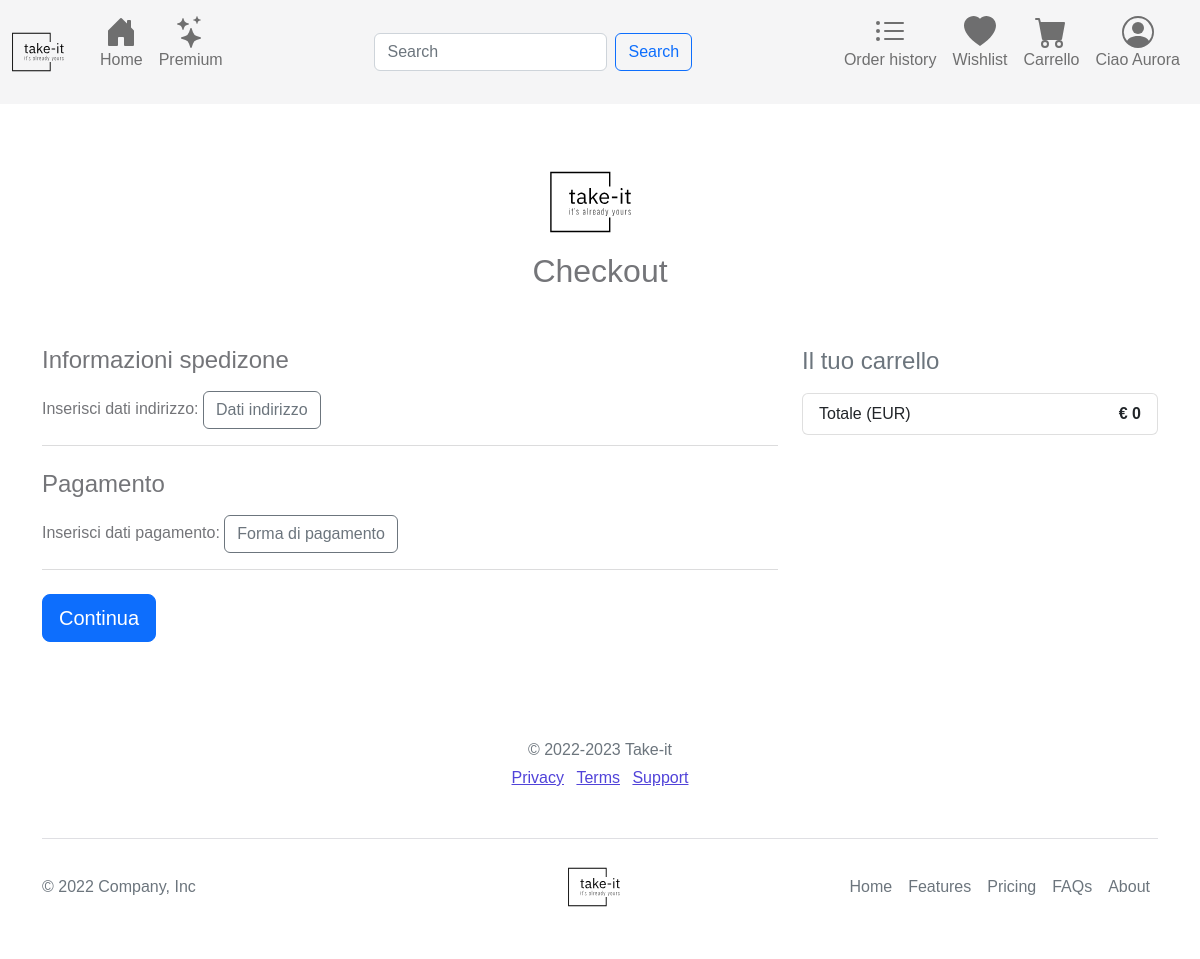
The app's page /checkout.php (signed in), older data.
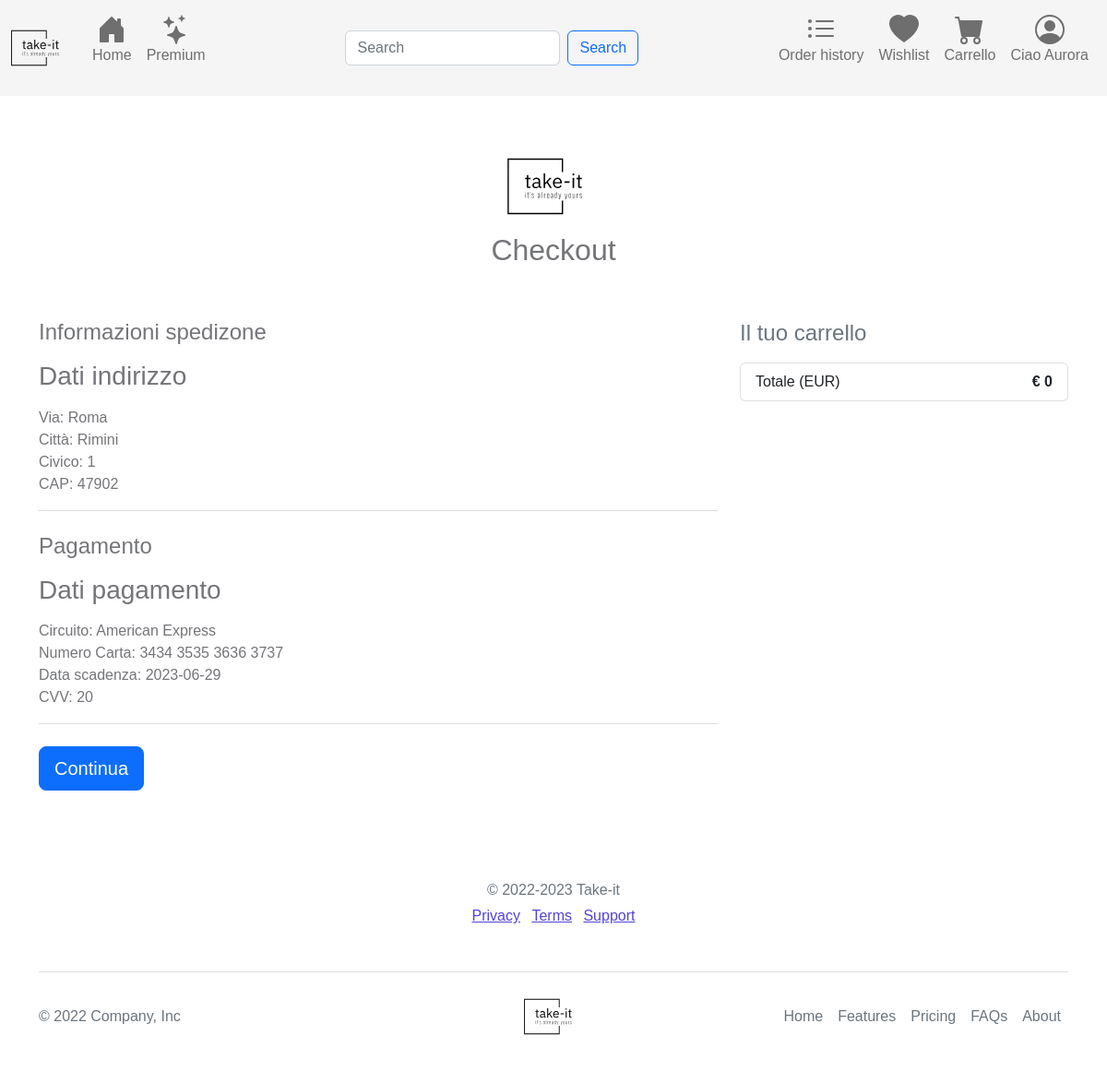
The same page, newer data.
### tables this page shows
CREATE TABLE IF NOT EXISTS `Indirizzo` (
  `Id` int(11) NOT NULL AUTO_INCREMENT,
  `Via` varchar(100) NOT NULL,
  `Numero_civico` int(5) NOT NULL,
  `Citta` varchar(50) NOT NULL,
  `CAP` int(5) NOT NULL,
  `Status` int(4) NOT NULL,
  `Timestamp` timestamp NOT NULL DEFAULT current_timestamp(),
  PRIMARY KEY (`Id`)
);

CREATE TABLE IF NOT EXISTS `Forma_di_pagamento` (
  `Id` int(11) NOT NULL AUTO_INCREMENT,
  `Circuito` varchar(20) NOT NULL,
  `Numero_carta` varchar(20) NOT NULL,
  `Data_scadenza` varchar(20) NOT NULL,
  `CVV` int(3) NOT NULL,
  `Tipo_di_pagamento` int(10) NOT NULL,
  `Utente_id` int(11) NOT NULL,
  `Status` int(11) NOT NULL,
  `Timestamp` timestamp NOT NULL DEFAULT current_timestamp(),
  PRIMARY KEY (`Id`),
  KEY `Utente_id` (`Utente_id`)
);

### checkout.php (called while the page is built, shortened)
<?php
include("./src/classes/Dbh.php");
require './templates/views/form/checkout.php';
require_once("./templates/base.php");

### src/classes/Dbh.php (called while the page is built, shortened)
<?php
include("./src/utility/UtilsFunctions.php");
include("./src/classes/Session.php");
class Dbh
{
    protected mysqli $connection;
    public function __construct($dbhost = 'localhost', $dbuser = 'root', $dbpass = '', $dbname = 'e-commerce', $charset = 'utf8')
    {
        try {
            $this->connection = new mysqli($dbhost, $dbuser, $dbpass, $dbname);
            $this->connection->set_charset($charset);
        } catch (Exception $e) {
            echo "[Dbh:26] Sono qui";
            echo "Connection failed: " . mysqli_connect_error();
        }
    }
    public function execute($sql, ...$params): array|int|string
    {
        $types = "";
        if ($stmt = $this->connection->prepare($sql)) {
            if (!$stmt->execute()) {
                return "Execute failed: (" . $stmt->errno . ") " . $stmt->error;
            }
            if ($stmt->errno == 0) {
                $result = $stmt->get_result();
                return $result->fetch_all(MYSQLI_ASSOC);
            } else {
                return "Errore" . $stmt->errno;
            }
        } else {
            return 'Unable to prepare MySQL statement (check your syntax) - ' . $this->connection->error;
        }
    }
    public function getRecord(string $tableName, string $where): mixed
    {
        $response = $this->execute("SELECT * FROM `$tableName` WHERE $where");
        return !empty($response) && $response[0] !== null
            ? $response[0]
            : null;
    }
}

### src/classes/Session.php (called while the page is built, shortened)
<?php
class Session extends Dbh
{
    private readonly int $id;
    public function __construct($id)
    {
        $this->id = $id;
        $this->init();
    }
    private function init()
    {
        if ($this->checkSessionId($this->id)) {
            $claimType = $this->getClaimTypeFromId($this->id);
        }
    }
    public function checkSessionId($id): bool
    {
        if (isset($id)) {
            $response = parent::execute("SELECT * FROM `Utente` WHERE `Id` = '$id' ");
            if (is_int($response[0]["Id"])) {
                $this->setSessionUser($response[0]);
                $user = $this->getCurrentUser();
                return $user[ID] > 0 && $user["Id"] == $id;
            }
        }
        return false;
    }
    public function setSessionUser($params): void
    {
        $_SESSION[CARRELLO_ID] = $this->getUserCartIdFromDb() !== null && $this->getUserCartIdFromDb() !== CARRELLO_UNSET
            ? $this->getUserCartIdFromDb()
            : $this->bindCartWithUser();
        $_SESSION[RACCOLTA_ID] = $this->getUserCollectionIdFromDb() !== null && $this->getUserCartIdFromDb() !== RACCOLTA_UNSET
            ? $this->getUserCollectionIdFromDb()
            : $this->generateCollectionRecord();
    }
    public function getCurrentUser(): array|int
    {
        return [
            ID => $_SESSION[ID],
            NOME => $_SESSION[NOME],
            COGNOME => $_SESSION[COGNOME],
            EMAIL => $_SESSION[EMAIL],
            PASSWORD => $_SESSION[PASSWORD],
            STATUS => $_SESSION[STATUS],
            CLAIM_ID => $_SESSION[CLAIM_ID],
            INDIRIZZO_ID => $_SESSION[INDIRIZZO_ID],
            CARRELLO_ID => $_SESSION[CARRELLO_ID],
            RACCOLTA_ID => $_SESSION[RACCOLTA_ID]
        ];
    }
    public function getUserCollectionIdFromDb() {
        $where = "Utente_id = " . $this->getCurrentUser()[ID];
        $res = parent::getRecord(RACCOLTA, $where);
        if ($res !== null) {
            return UtilsFunctions::checkResponse($res[ID])
                ? $res[ID]
                : RACCOLTA_UNSET;
        }
        return null;
    }
    public function getUserCartIdFromDb()
    {
        $where = UTENTE_ID." = ".$this->getCurrentUser()[ID];
        $res = parent::getRecord(CARRELLO, $where);
        if ($res !== null) {
            return UtilsFunctions::checkResponse($res[ID])
                ? $res[ID]
                : CARRELLO_UNSET;
        }
        return null;
    }
    public function getClaimTypeFromId($id): ?string
    {
        $res = parent::execute("SELECT * FROM Claim WHERE Id = '$id' ");
        return $res ? $res[0][DESCRIZIONE] : "";
    }
}

### src/utility/UtilsFunctions.php (called while the page is built, shortened)
<?php
class UtilsFunctions
{
    public static function checkResponse($response): bool
    {
        return is_int($response) && $response > 0;
    }
}

### templates/views/form/checkout.php (the view, shortened to what the changed rows need)
<div class="container">
    <div class="py-5 text-center">
        <h2>Checkout</h2>
    </div>
    <div class="row">
                <?php
                if (isset($_SESSION["Id"])) {
                    $session = new Session($_SESSION["Id"]);
                } else {
                    echo '<div>Non sembri essere registrato? <a class="btn btn-outline-secondary" href="./login.php">Accedi</a></div>';
                }
                ?>
        <div class="col-md-8 order-md-1">
            <form method="post">
                <?php
                if (isset($_SESSION[ID])) {
                    $session = new Session($_SESSION[ID]);
                    $where = "Id = " . $session->getCurrentUser()[INDIRIZZO_ID] . " AND Id != 1";
                    $addressObj = $session->getRecord(INDIRIZZO, $where);
                    if ($addressObj !== null) {
                        echo
                            '<h3 class="mb-3">Dati indirizzo</h3>
                                <p class="mb-0">Via: ' . $addressObj[VIA] . '</p>
                                <p class="mb-0">Città: ' . $addressObj[CITTA] . '</p>
                                <p class="mb-0">Civico: ' . $addressObj[NUMERO_CIVICO] . ' </p>
                                <p class="mb-0">CAP: ' . $addressObj[CAP] . ' </p>';
                    } else {
                        echo '<div>Inserisci dati indirizzo: <a class="btn btn-outline-secondary" href="./address.php">Dati indirizzo</a></div>';
                    }
                } else {
                    echo '<div>Non sembri essere registrato: <a class="btn btn-outline-secondary" href="./login.php">Accedi</a></div>';
                }
                ?>
                <hr class="mb-4">
                <h4 class="mb-3">Pagamento</h4>
                <div class="d-block my-3">
                    <?php
                    if (isset($_SESSION[ID])) {
                        $session = new Session($_SESSION[ID]);
                        $where = "Utente_id = " . $session->getCurrentUser()[ID];
                        $cardPayObj = $session->getRecord(FORMA_DI_PAGAMENTO, $where);
                        if ($cardPayObj !== null) {
                            echo
                                '<h3 class="mb-3">Dati pagamento</h3>
                                    <p class="mb-0">Circuito: ' . $cardPayObj[CIRCUITO] . '</p>
                                    <p class="mb-0">Numero Carta: ' . $cardPayObj[NUMERO_CARTA] . '</p>
                                    <p class="mb-0">Data scadenza: ' . $cardPayObj[DATA_SCADENZA] . ' </p>
                                    <p class="mb-0">CVV: ' . $cardPayObj[CVV] . ' </p>';
                        } else {
                            echo '<div>Inserisci dati pagamento: <a class="btn btn-outline-secondary" href="./cardPayForm.php">Forma di pagamento</a></div>';
                        }
                    } else {
                        echo '<div class="d-flex justify-content-end">
                                <div>Non sembri essere registrato: <a class="btn btn-outline-secondary" href="./login.php">Accedi</a>
                                </div>
                                </div>';
                    }
                    ?>
                </div>
                <hr class="mb-4">
                <button class="btn btn-primary btn-lg btn-block ml-auto" type="submit" name="checkout">Continua</button>
            </form>
        </div>
    </div>
</div>

Row changes from the older to the newer data that the page shows:
added indirizzo: Via "Roma", Citta "Rimini", Numero_civico "1", CAP "47902"
added forma_di_pagamento: Circuito "American Express", Numero_carta "3434 3535 3636 3737", Data_scadenza "2023-06-29", CVV "20"
Text that changed along with them:
text no longer shown: "Inserisci dati indirizzo: Inserisci dati pagamento: Forma di pagamento"
text now shown: "Via: Città: Civico: CAP: Dati pagamento Circuito: Numero Carta: Data scadenza: CVV:"
